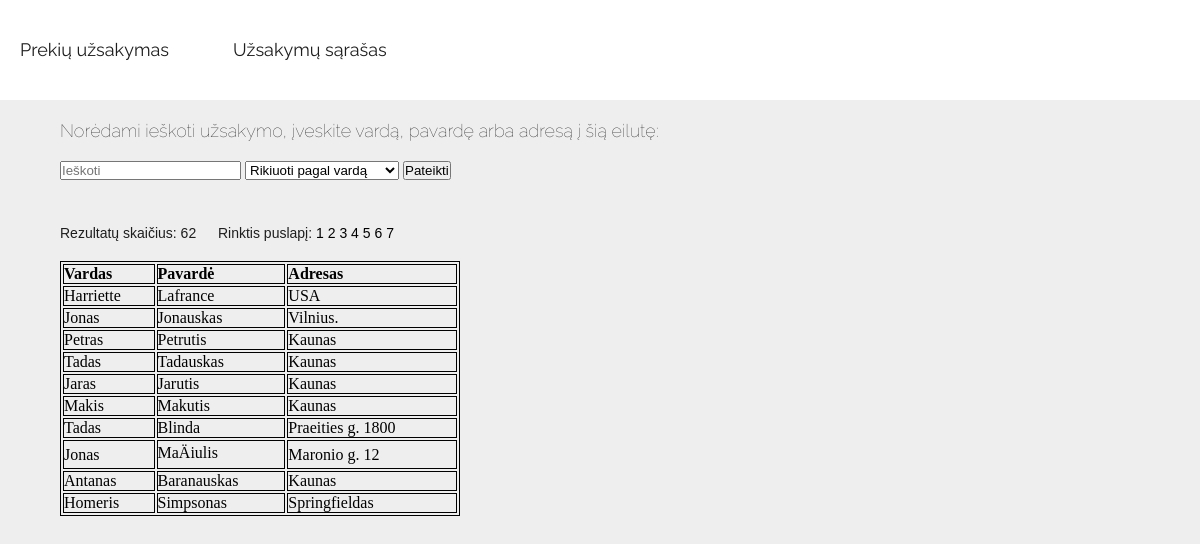
The app's page /sarasas.php with its own data.
### tables this page shows
CREATE TABLE `duomenys` (
  `id` int(11) NOT NULL AUTO_INCREMENT,
  `vardas` varchar(111) DEFAULT NULL,
  `pavarde` varchar(111) DEFAULT NULL,
  `adresas` varchar(111) DEFAULT NULL,
  KEY `id` (`id`)
);

### sarasas.php (the view, shortened to what this page needs)
<?php
include_once 'includes/dbh.php';
?>
<!DOCTYPE html>
<html>
<head>
	<link rel="stylesheet" href="style.css">
</head>
<body>
	<nav>
		<div class="wrapper">
	<ul>
	<li>
		<a href="index.php">Prekių užsakymas</a>
		<a href="sarasas.php">Užsakymų sąrašas</a>
	</li>
</ul>
</div>
</nav>
<div class="wrapper2">
<h2>Norėdami ieškoti užsakymo, įveskite vardą, pavardę arba adresą į šią eilutę:</h2>
<form method="GET" style="padding-bottom: 25px;">
	<input type="text" name="search" placeholder="Ieškoti" value="<?php if(isset($_POST['rikiavimas'])){echo $_GET['rikiavimas'] ;} ?>">
		<select name="rikiavimas">
	  <option value="varda">Rikiuoti pagal vardą</option>
	</select>
	<input type="submit" name="submit-rikiavimas" value="Pateikti" ></button>
</form>
<h3>Rezultatų skaičius: <?php
if (empty($search)){
		$totalcount = mysqli_num_rows(mysqli_query($conn, "SELECT * FROM duomenys"));
		}else{
		$totalcount = mysqli_num_rows(mysqli_query($conn, "SELECT * FROM duomenys WHERE (vardas LIKE '%$search%' OR pavarde LIKE '%$search%' OR adresas LIKE '%$search%')"));
		}
if(!empty($totalcount)){
	echo $totalcount;
}else{
	echo "Nėra tokių rezultatų";
}
?>
&emsp; Rinktis puslapį:
<?php
		if ($page = isset($_GET['page'])){
			$page = $_GET['page'];
		};
		if (empty($search)){
		$totalcount = mysqli_num_rows(mysqli_query($conn, "SELECT * FROM duomenys"));
		}else{
		$totalcount = mysqli_num_rows(mysqli_query($conn, "SELECT * FROM duomenys WHERE (vardas LIKE '%$search%' OR pavarde LIKE '%$search%' OR adresas LIKE '%$search%')"));
		}
		$a = $totalcount/10;
		$a = ceil($a)+1;
		for ($b=1; $b<$a; $b++){
			  ?><a
			  href="sarasas.php?page=<?php
			  echo $b;
			  if (!empty($rikiavimas)){
			  	echo '&rikiavimas=';
			  	echo $rikiavimas;
			  }
			  if (!empty($search)){
			  	echo '&search=';
			  	echo $search;
			  }
			  ?>"
			  style="text-decoration: none" method="_GET"><?php
			  	echo $b;
			  	 ?> </a>
			  <?php
		}
		if (empty($page) || $page == 1){
			$page1 = 0;
		}else{
			$page1=($page*10)-10;
		}
if (empty($search)){
	if (isset($rikiavimas) &&  $rikiavimas =='varda'){
			$sql = "SELECT * FROM duomenys ORDER BY vardas LIMIT $page1, 10";
		}else if (isset($rikiavimas) &&  $rikiavimas =='pavarda'){
			$sql = "SELECT * FROM duomenys ORDER BY pavarde LIMIT $page1, 10";
		}else if (isset($rikiavimas) &&  $rikiavimas =='adresa'){
			$sql = "SELECT * FROM duomenys ORDER BY adresas LIMIT $page1, 10";
		}else{
			$sql = "SELECT * FROM duomenys LIMIT $page1, 10";
		}
	}
; ?> </h3>
<table>
	<tr>
		<th>Vardas</th>
		<th>Pavardė</th>
		<th>Adresas</th>
		<?php
		$results = mysqli_query($conn, $sql);
		while ($row = mysqli_fetch_assoc($results)){
			echo "<tr>";
			echo "<td>$row[vardas]</td>";
			echo "<td>$row[pavarde]</td>";
			echo "<td>$row[adresas]</td>";
			echo "</tr>";
	};
		?>
</table>
</div>
</body>
</html>

### style.css (style rules this page uses)
* { margin: 0; padding: 0; }
h2 { margin-top: 20px; margin-bottom: 20px; font-family: 'Raleway', sans-serif; font-size: 14px; font-weight: 100; text-decoration: none; color: #1e1e1e; color: #1e1e1e; text-align: center; }
h3 { margin-top: 20px; margin-bottom: 20px; font-family: 'Arial', sans-serif; font-size: 14px; font-weight: 100; text-decoration: none; color: #1e1e1e; color: #1e1e1e; }
ul li { list-style: none; display: inline-block; line-height: 100px; }
ul li a { font-family: 'Raleway', sans-serif; font-size: 14px; text-decoration: none; color: black; }
a { font-family: 'Arial', sans-serif; font-size: 14px; text-decoration: none; color: black; }
body { background-color: #eee; }
.wrapper { margin: 0 auto 0 0; width: 100%; }
.wrapper2 { width: 100%; height: 100px; }
nav { width: 100%; height: 100px; background-color: #fff; }
form { width: 90%; margin:0px auto; }
table { width: 100%; }
th { text-align: left; }
table, th, td { border:1px solid #000; }
@media only screen and (min-width: 768px) { h2 { margin-top: 20px; margin-bottom: 20px; font-family: 'Raleway', sans-serif; font-size: 18px; font-weight: 100; text-decoration: none; color: #1e1e1e; color: #1e1e1e; text-align: left; } }
@media only screen and (min-width: 768px) { ul li { list-style: none; display: inline-block; line-height: 100px; } }
@media only screen and (min-width: 768px) { ul li a { font-family: 'Raleway', sans-serif; font-size: 18px; text-decoration: none; color: #1e1e1e; padding: 0 20px; } }
@media only screen and (min-width: 768px) { body { background-color: #eee; } }
@media only screen and (min-width: 768px) { .wrapper { margin: 0 auto 0 0; width: 100%; } }
@media only screen and (min-width: 768px) { .wrapper2 { height: 100px; width: 90%; margin:0px auto; } }
@media only screen and (min-width: 768px) { nav { width: 100%; height: 100px; background-color: #fff; } }
@media only screen and (min-width: 768px) { form { width: 100%; margin:0px auto; } }
@media only screen and (min-width: 768px) { table { width: 400px; } }
@media only screen and (min-width: 768px) { th { text-align: left; } }
@media only screen and (min-width: 768px) { table, th, td { border:1px solid #000; } }

### records on screen
duomenys: vardas "Harriette", pavarde "Lafrance", adresas "USA"
duomenys: vardas "Jonas", pavarde "Jonauskas", adresas "Vilnius."
duomenys: vardas "Petras", pavarde "Petrutis", adresas "Kaunas"
duomenys: vardas "Tadas", pavarde "Tadauskas", adresas "Kaunas"
duomenys: vardas "Jaras", pavarde "Jarutis", adresas "Kaunas"
duomenys: vardas "Makis", pavarde "Makutis", adresas "Kaunas"
duomenys: vardas "Tadas", pavarde "Blinda", adresas "Praeities g. 1800"
duomenys: vardas "Jonas", pavarde "MaÄiulis", adresas "Maronio g. 12"
duomenys: vardas "Antanas", pavarde "Baranauskas", adresas "Kaunas"
duomenys: vardas "Homeris", pavarde "Simpsonas", adresas "Springfieldas"

### other values on screen
$totalcount "62"
